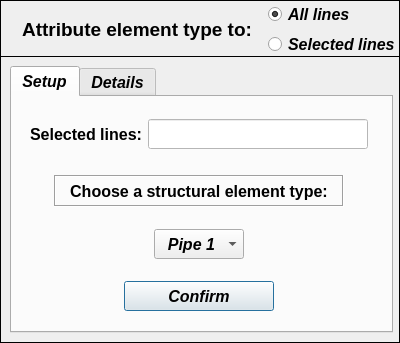
<?xml version="1.0" encoding="UTF-8"?>
<ui version="4.0">
 <class>Dialog</class>
 <widget class="QDialog" name="Dialog">
  <property name="windowModality">
   <enum>Qt::NonModal</enum>
  </property>
  <property name="geometry">
   <rect>
    <x>0</x>
    <y>0</y>
    <width>400</width>
    <height>343</height>
   </rect>
  </property>
  <property name="sizePolicy">
   <sizepolicy hsizetype="Fixed" vsizetype="Fixed">
    <horstretch>0</horstretch>
    <verstretch>0</verstretch>
   </sizepolicy>
  </property>
  <property name="minimumSize">
   <size>
    <width>400</width>
    <height>343</height>
   </size>
  </property>
  <property name="maximumSize">
   <size>
    <width>400</width>
    <height>343</height>
   </size>
  </property>
  <property name="contextMenuPolicy">
   <enum>Qt::DefaultContextMenu</enum>
  </property>
  <property name="windowTitle">
   <string> Set: element type</string>
  </property>
  <property name="whatsThis">
   <string/>
  </property>
  <widget class="QFrame" name="frame_2">
   <property name="geometry">
    <rect>
     <x>0</x>
     <y>56</y>
     <width>400</width>
     <height>287</height>
    </rect>
   </property>
   <property name="sizePolicy">
    <sizepolicy hsizetype="Preferred" vsizetype="Preferred">
     <horstretch>40</horstretch>
     <verstretch>0</verstretch>
    </sizepolicy>
   </property>
   <property name="minimumSize">
    <size>
     <width>400</width>
     <height>287</height>
    </size>
   </property>
   <property name="maximumSize">
    <size>
     <width>400</width>
     <height>287</height>
    </size>
   </property>
   <property name="font">
    <font>
     <pointsize>12</pointsize>
     <italic>true</italic>
    </font>
   </property>
   <property name="frameShape">
    <enum>QFrame::Box</enum>
   </property>
   <property name="frameShadow">
    <enum>QFrame::Plain</enum>
   </property>
   <widget class="QTabWidget" name="tabWidget_element_type">
    <property name="geometry">
     <rect>
      <x>10</x>
      <y>10</y>
      <width>383</width>
      <height>267</height>
     </rect>
    </property>
    <property name="minimumSize">
     <size>
      <width>383</width>
      <height>0</height>
     </size>
    </property>
    <property name="maximumSize">
     <size>
      <width>383</width>
      <height>16777215</height>
     </size>
    </property>
    <property name="font">
     <font>
      <family>Arial</family>
      <pointsize>12</pointsize>
      <weight>75</weight>
      <italic>true</italic>
      <bold>true</bold>
     </font>
    </property>
    <property name="currentIndex">
     <number>0</number>
    </property>
    <widget class="QWidget" name="tab">
     <attribute name="title">
      <string>Setup</string>
     </attribute>
     <widget class="QComboBox" name="comboBox">
      <property name="geometry">
       <rect>
        <x>142</x>
        <y>132</y>
        <width>90</width>
        <height>30</height>
       </rect>
      </property>
      <property name="minimumSize">
       <size>
        <width>90</width>
        <height>30</height>
       </size>
      </property>
      <property name="maximumSize">
       <size>
        <width>90</width>
        <height>30</height>
       </size>
      </property>
      <property name="font">
       <font>
        <family>Arial</family>
        <pointsize>12</pointsize>
        <weight>75</weight>
        <italic>true</italic>
        <bold>true</bold>
       </font>
      </property>
      <property name="layoutDirection">
       <enum>Qt::LeftToRight</enum>
      </property>
      <property name="autoFillBackground">
       <bool>false</bool>
      </property>
      <property name="styleSheet">
       <string notr="true"/>
      </property>
      <property name="currentText">
       <string>  Pipe 1</string>
      </property>
      <property name="currentIndex">
       <number>0</number>
      </property>
      <property name="maxCount">
       <number>500</number>
      </property>
      <property name="insertPolicy">
       <enum>QComboBox::InsertAtBottom</enum>
      </property>
      <property name="sizeAdjustPolicy">
       <enum>QComboBox::AdjustToMinimumContentsLength</enum>
      </property>
      <property name="duplicatesEnabled">
       <bool>false</bool>
      </property>
      <item>
       <property name="text">
        <string>  Pipe 1</string>
       </property>
      </item>
      <item>
       <property name="text">
        <string>  Pipe 2</string>
       </property>
      </item>
      <item>
       <property name="text">
        <string>Beam_1</string>
       </property>
      </item>
     </widget>
     <widget class="QLabel" name="label_2">
      <property name="geometry">
       <rect>
        <x>42</x>
        <y>78</y>
        <width>290</width>
        <height>32</height>
       </rect>
      </property>
      <property name="minimumSize">
       <size>
        <width>290</width>
        <height>32</height>
       </size>
      </property>
      <property name="maximumSize">
       <size>
        <width>290</width>
        <height>32</height>
       </size>
      </property>
      <property name="font">
       <font>
        <family>Arial</family>
        <pointsize>12</pointsize>
        <weight>75</weight>
        <italic>false</italic>
        <bold>true</bold>
       </font>
      </property>
      <property name="frameShape">
       <enum>QFrame::Box</enum>
      </property>
      <property name="frameShadow">
       <enum>QFrame::Sunken</enum>
      </property>
      <property name="midLineWidth">
       <number>0</number>
      </property>
      <property name="text">
       <string>Choose a structural element type:</string>
      </property>
      <property name="alignment">
       <set>Qt::AlignCenter</set>
      </property>
     </widget>
     <widget class="QPushButton" name="pushButton_confirm">
      <property name="geometry">
       <rect>
        <x>112</x>
        <y>184</y>
        <width>150</width>
        <height>30</height>
       </rect>
      </property>
      <property name="minimumSize">
       <size>
        <width>150</width>
        <height>30</height>
       </size>
      </property>
      <property name="maximumSize">
       <size>
        <width>150</width>
        <height>30</height>
       </size>
      </property>
      <property name="font">
       <font>
        <family>Arial</family>
        <pointsize>12</pointsize>
        <weight>75</weight>
        <italic>true</italic>
        <bold>true</bold>
       </font>
      </property>
      <property name="text">
       <string>Confirm</string>
      </property>
     </widget>
     <widget class="QLineEdit" name="lineEdit_selected_ID">
      <property name="enabled">
       <bool>false</bool>
      </property>
      <property name="geometry">
       <rect>
        <x>136</x>
        <y>22</y>
        <width>220</width>
        <height>30</height>
       </rect>
      </property>
      <property name="minimumSize">
       <size>
        <width>220</width>
        <height>30</height>
       </size>
      </property>
      <property name="maximumSize">
       <size>
        <width>220</width>
        <height>30</height>
       </size>
      </property>
      <property name="font">
       <font>
        <family>Arial</family>
        <pointsize>11</pointsize>
        <weight>75</weight>
        <italic>true</italic>
        <bold>true</bold>
       </font>
      </property>
      <property name="focusPolicy">
       <enum>Qt::ClickFocus</enum>
      </property>
      <property name="styleSheet">
       <string notr="true">background-color: rgb(255, 255, 255);
color: rgb(0, 0, 255);</string>
      </property>
      <property name="text">
       <string/>
      </property>
      <property name="alignment">
       <set>Qt::AlignCenter</set>
      </property>
     </widget>
     <widget class="QLabel" name="label_3">
      <property name="geometry">
       <rect>
        <x>14</x>
        <y>24</y>
        <width>120</width>
        <height>26</height>
       </rect>
      </property>
      <property name="minimumSize">
       <size>
        <width>120</width>
        <height>26</height>
       </size>
      </property>
      <property name="maximumSize">
       <size>
        <width>120</width>
        <height>26</height>
       </size>
      </property>
      <property name="font">
       <font>
        <family>Arial</family>
        <pointsize>12</pointsize>
        <weight>75</weight>
        <italic>false</italic>
        <bold>true</bold>
       </font>
      </property>
      <property name="text">
       <string>Selected lines:</string>
      </property>
      <property name="textFormat">
       <enum>Qt::AutoText</enum>
      </property>
      <property name="alignment">
       <set>Qt::AlignCenter</set>
      </property>
     </widget>
    </widget>
    <widget class="QWidget" name="tab_2">
     <attribute name="title">
      <string>Details</string>
     </attribute>
     <widget class="QPushButton" name="pushButton_get_information">
      <property name="geometry">
       <rect>
        <x>272</x>
        <y>192</y>
        <width>90</width>
        <height>30</height>
       </rect>
      </property>
      <property name="minimumSize">
       <size>
        <width>90</width>
        <height>29</height>
       </size>
      </property>
      <property name="maximumSize">
       <size>
        <width>90</width>
        <height>30</height>
       </size>
      </property>
      <property name="font">
       <font>
        <family>Arial</family>
        <pointsize>11</pointsize>
        <weight>75</weight>
        <italic>true</italic>
        <bold>true</bold>
       </font>
      </property>
      <property name="text">
       <string>See details</string>
      </property>
     </widget>
     <widget class="QTreeWidget" name="treeWidget_element_type">
      <property name="geometry">
       <rect>
        <x>10</x>
        <y>60</y>
        <width>356</width>
        <height>165</height>
       </rect>
      </property>
      <property name="minimumSize">
       <size>
        <width>0</width>
        <height>0</height>
       </size>
      </property>
      <property name="maximumSize">
       <size>
        <width>1000</width>
        <height>1000</height>
       </size>
      </property>
      <property name="font">
       <font>
        <family>Arial</family>
        <pointsize>10</pointsize>
        <weight>75</weight>
        <italic>true</italic>
        <bold>true</bold>
       </font>
      </property>
      <property name="indentation">
       <number>0</number>
      </property>
      <column>
       <property name="text">
        <string>Element type</string>
       </property>
       <property name="font">
        <font>
         <family>Arial</family>
         <pointsize>10</pointsize>
         <weight>75</weight>
         <italic>true</italic>
         <bold>true</bold>
        </font>
       </property>
       <property name="textAlignment">
        <set>AlignCenter</set>
       </property>
      </column>
      <column>
       <property name="text">
        <string>Lines</string>
       </property>
       <property name="font">
        <font>
         <family>Arial</family>
         <pointsize>10</pointsize>
         <weight>75</weight>
         <italic>true</italic>
         <bold>true</bold>
        </font>
       </property>
       <property name="textAlignment">
        <set>AlignCenter</set>
       </property>
      </column>
     </widget>
     <widget class="QLabel" name="label_4">
      <property name="geometry">
       <rect>
        <x>58</x>
        <y>16</y>
        <width>80</width>
        <height>26</height>
       </rect>
      </property>
      <property name="minimumSize">
       <size>
        <width>80</width>
        <height>26</height>
       </size>
      </property>
      <property name="maximumSize">
       <size>
        <width>80</width>
        <height>26</height>
       </size>
      </property>
      <property name="font">
       <font>
        <family>Arial</family>
        <pointsize>12</pointsize>
        <weight>75</weight>
        <italic>false</italic>
        <bold>true</bold>
       </font>
      </property>
      <property name="text">
       <string>Group</string>
      </property>
      <property name="textFormat">
       <enum>Qt::AutoText</enum>
      </property>
      <property name="alignment">
       <set>Qt::AlignCenter</set>
      </property>
     </widget>
     <widget class="QLineEdit" name="lineEdit_selected_group">
      <property name="enabled">
       <bool>false</bool>
      </property>
      <property name="geometry">
       <rect>
        <x>140</x>
        <y>14</y>
        <width>150</width>
        <height>30</height>
       </rect>
      </property>
      <property name="minimumSize">
       <size>
        <width>150</width>
        <height>30</height>
       </size>
      </property>
      <property name="maximumSize">
       <size>
        <width>150</width>
        <height>30</height>
       </size>
      </property>
      <property name="font">
       <font>
        <family>Arial</family>
        <pointsize>11</pointsize>
        <weight>75</weight>
        <italic>true</italic>
        <bold>true</bold>
       </font>
      </property>
      <property name="focusPolicy">
       <enum>Qt::ClickFocus</enum>
      </property>
      <property name="styleSheet">
       <string notr="true">background-color: rgb(255, 255, 255);
color: rgb(0, 0, 0);</string>
      </property>
      <property name="text">
       <string/>
      </property>
      <property name="alignment">
       <set>Qt::AlignCenter</set>
      </property>
     </widget>
     <zorder>treeWidget_element_type</zorder>
     <zorder>pushButton_get_information</zorder>
     <zorder>label_4</zorder>
     <zorder>lineEdit_selected_group</zorder>
    </widget>
   </widget>
  </widget>
  <widget class="QFrame" name="frame">
   <property name="geometry">
    <rect>
     <x>0</x>
     <y>0</y>
     <width>400</width>
     <height>57</height>
    </rect>
   </property>
   <property name="minimumSize">
    <size>
     <width>400</width>
     <height>57</height>
    </size>
   </property>
   <property name="maximumSize">
    <size>
     <width>450</width>
     <height>57</height>
    </size>
   </property>
   <property name="frameShape">
    <enum>QFrame::Box</enum>
   </property>
   <property name="frameShadow">
    <enum>QFrame::Plain</enum>
   </property>
   <property name="lineWidth">
    <number>1</number>
   </property>
   <widget class="QLabel" name="label">
    <property name="geometry">
     <rect>
      <x>12</x>
      <y>14</y>
      <width>250</width>
      <height>30</height>
     </rect>
    </property>
    <property name="font">
     <font>
      <family>Arial</family>
      <pointsize>14</pointsize>
      <weight>75</weight>
      <italic>false</italic>
      <bold>true</bold>
     </font>
    </property>
    <property name="text">
     <string>Attribute element type to:</string>
    </property>
    <property name="textFormat">
     <enum>Qt::AutoText</enum>
    </property>
    <property name="alignment">
     <set>Qt::AlignCenter</set>
    </property>
   </widget>
   <widget class="QWidget" name="verticalLayoutWidget_2">
    <property name="geometry">
     <rect>
      <x>268</x>
      <y>2</y>
      <width>130</width>
      <height>56</height>
     </rect>
    </property>
    <layout class="QVBoxLayout" name="verticalLayout_2">
     <item>
      <widget class="QRadioButton" name="radioButton_all">
       <property name="enabled">
        <bool>true</bool>
       </property>
       <property name="minimumSize">
        <size>
         <width>128</width>
         <height>23</height>
        </size>
       </property>
       <property name="maximumSize">
        <size>
         <width>128</width>
         <height>23</height>
        </size>
       </property>
       <property name="font">
        <font>
         <family>Arial</family>
         <pointsize>12</pointsize>
         <weight>75</weight>
         <italic>true</italic>
         <bold>true</bold>
         <stylestrategy>PreferAntialias</stylestrategy>
        </font>
       </property>
       <property name="focusPolicy">
        <enum>Qt::ClickFocus</enum>
       </property>
       <property name="text">
        <string>All lines</string>
       </property>
       <property name="checked">
        <bool>true</bool>
       </property>
      </widget>
     </item>
     <item>
      <widget class="QRadioButton" name="radioButton_entity">
       <property name="minimumSize">
        <size>
         <width>128</width>
         <height>23</height>
        </size>
       </property>
       <property name="maximumSize">
        <size>
         <width>128</width>
         <height>23</height>
        </size>
       </property>
       <property name="font">
        <font>
         <family>Arial</family>
         <pointsize>12</pointsize>
         <weight>75</weight>
         <italic>true</italic>
         <bold>true</bold>
         <stylestrategy>PreferAntialias</stylestrategy>
        </font>
       </property>
       <property name="focusPolicy">
        <enum>Qt::ClickFocus</enum>
       </property>
       <property name="text">
        <string>Selected lines</string>
       </property>
       <property name="checked">
        <bool>false</bool>
       </property>
      </widget>
     </item>
    </layout>
   </widget>
  </widget>
 </widget>
 <resources/>
 <connections/>
</ui>
